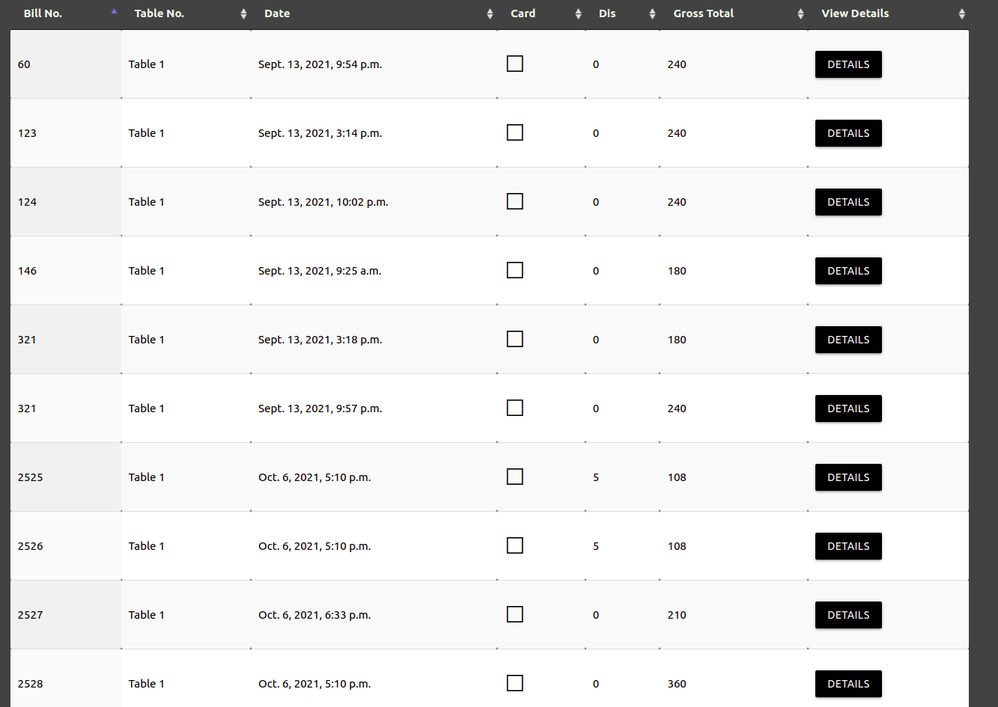
#> input picture SimpleHTR-master/data/test.png, 998 x 707 px, shrunk from 1333 x 945 before the run
$ python SamplePreprocessor.py   (older library calls are emulated)
#> lines starting #> are read from the running program, lines starting #| are printed output that depends on the picture
import random

import cv2
import numpy as np


def preprocess(img, imgSize, dataAugmentation=False):
    "put img into target img of size imgSize, transpose for TF and normalize gray-values"
#> called with imgSize = (128, 32), dataAugmentation = True

    # there are damaged files in IAM dataset - just use black image instead
    if img is None:
        img = np.zeros(imgSize[::-1])


    # data augmentation
    img = img.astype(np.float)
    if dataAugmentation:
        # photometric data augmentation
        if random.random() < 0.25:
            rand_odd = lambda: random.randint(1, 3) * 2 + 1
            img = cv2.GaussianBlur(img, (rand_odd(), rand_odd()), 0)
        if random.random() < 0.25:
            img = cv2.dilate(img, np.ones((3, 3)))
        if random.random() < 0.25:
            img = cv2.erode(img, np.ones((3, 3)))
        if random.random() < 0.5:
            img = img * (0.25 + random.random() * 0.75)
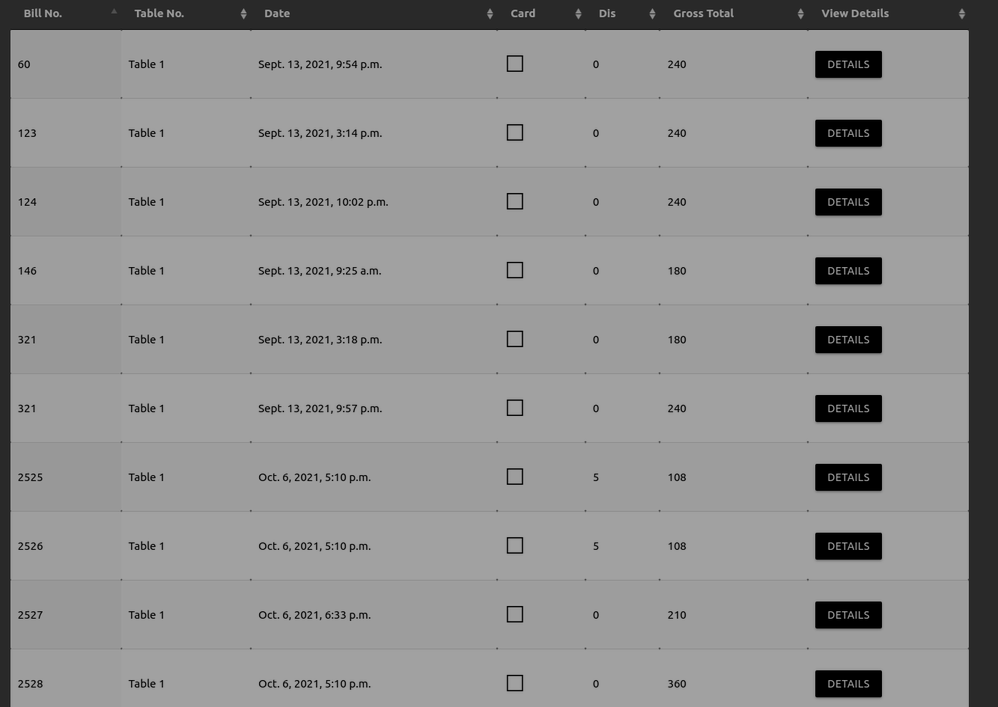
#> img: shape (707, 998) float64; min 0, max 161.5, mean 144.5
        if random.random() < 0.25:
            img = np.clip(img + (np.random.random(img.shape) - 0.5) * random.randint(1, 50), 0, 255)
        if random.random() < 0.1:
            img = 255 - img

        # geometric data augmentation
        wt, ht = imgSize
        h, w = img.shape
#> h = 707; w = 998
        f = min(wt / w, ht / h)
#> f = 0.0453
        fx = f * np.random.uniform(0.75, 1.25)
#> fx = 0.0464
        fy = f * np.random.uniform(0.75, 1.25)
#> fy = 0.0501

        # random position around center
        txc = (wt - w * fx) / 2
#> txc = 40.86
        tyc = (ht - h * fy) / 2
#> tyc = -1.72
        freedom_x = max((wt - fx * w) / 2, 0) + wt / 10
#> freedom_x = 53.66
        freedom_y = max((ht - fy * h) / 2, 0) + ht / 10
#> freedom_y = 3.2
        tx = txc + np.random.uniform(-freedom_x, freedom_x)
#> tx = 51.89
        ty = tyc + np.random.uniform(-freedom_y, freedom_y)
#> ty = -1.43

        # map image into target image
        M = np.float32([[fx, 0, tx], [0, fy, ty]])
#> M = [[0.0464, 0, 51.89], [0, 0.0501, -1.43]]
        target = np.ones(imgSize[::-1]) * 255 / 2
        img = cv2.warpAffine(img, M, dsize=imgSize, dst=target, borderMode=cv2.BORDER_TRANSPARENT)
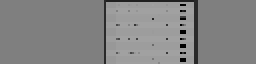
#> img: shape (32, 128) float64 (shown 2 times larger); min 0, max 161.5, mean 133.1

    # no data augmentation
    else:
        # center image
        wt, ht = imgSize
        h, w = img.shape
        f = min(wt / w, ht / h)
        tx = (wt - w * f) / 2
        ty = (ht - h * f) / 2

        # map image into target image
        M = np.float32([[f, 0, tx], [0, f, ty]])
        target = np.ones(imgSize[::-1]) * 255 / 2
        img = cv2.warpAffine(img, M, dsize=imgSize, dst=target, borderMode=cv2.BORDER_TRANSPARENT)

    # transpose for TF
    img = cv2.transpose(img)
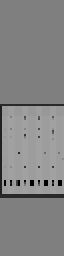
#> img: shape (128, 32) float64 (shown 2 times larger); min 0, max 161.5, mean 133.1

    # convert to range [-1, 1]
    img = img / 255 - 0.5
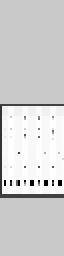
#> img: shape (128, 32) float64 (shown 2 times larger); min -0.5, max 0.133, mean 0.0221; drawn with min black and max white
    #cv2.imshow('dst_rt', img)
    #cv2.waitKey(0)
    #cv2.destroyAllWindows()
    return img


if __name__ == '__main__':
    import matplotlib.pyplot as plt

    img = cv2.imread('../data/test.png', cv2.IMREAD_GRAYSCALE)
    img_aug = preprocess(img, (128, 32), True)
    plt.subplot(121)
    plt.imshow(img, cmap='gray')
    plt.subplot(122)
    plt.imshow(cv2.transpose(img_aug), cmap='gray')
    plt.show()
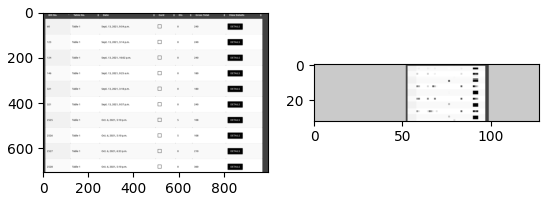
#> figure drawn by matplotlib, 2 panels
